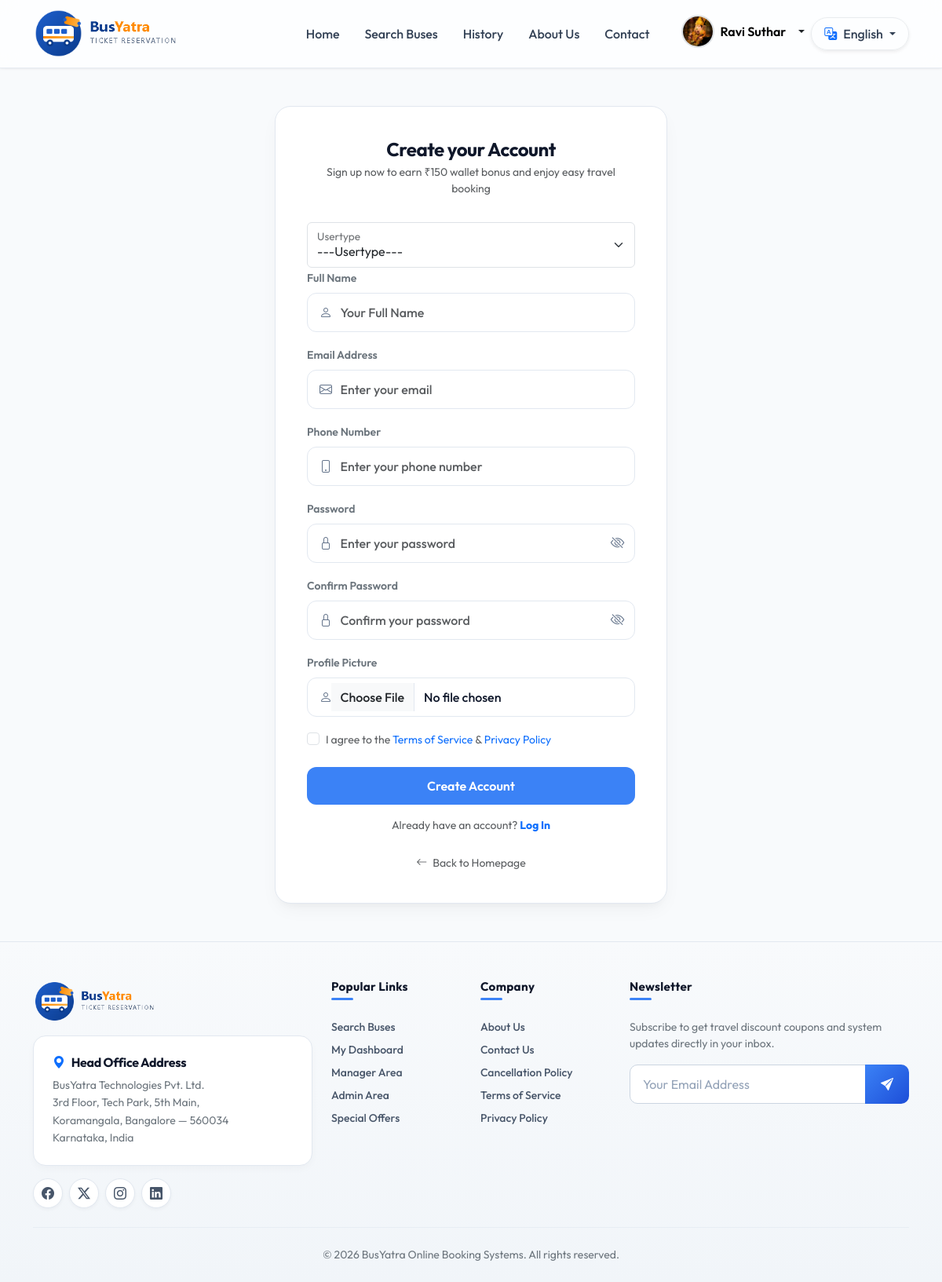
The page /register/ (signed in) on the database its author committed.
### Bus/models.py (models this page shows, shortened)
class User(models.Model):
    name = models.CharField(max_length=100)
    email = models.EmailField(unique=True)
    phone = models.CharField(max_length=15, unique=True)
    password = models.CharField(max_length=100)
    profile =models.ImageField(default='', upload_to='profile/')
    usertype = models.CharField(max_length=20, default="customer")

### Bus/views.py (the view, shortened to what this page needs)
# urls.py: path('register/', views.register, name='register'),
def register(request):
    return render(request, "register.html")

### Bus/context_processors.py (called while the page is built)
def login_user(request):
    email = request.session.get('email')
    if email:
        try:
            user = User.objects.get(email=email)
            return {'login_user': user}
        except User.DoesNotExist:
            pass
    return {'login_user': None}

### Bus/templates/register.html (shortened to what this page needs)
{% extends 'base.html' %}
{% load static %}
{% block content %}
<main class="flex-grow-1 d-flex align-items-center justify-content-center py-5">
    <div class="auth-card" style="max-width: 500px;">
        <div class="auth-header text-center">
            <h4 class="text-navy-dark mb-1">Create your Account</h4>
            <p class="text-muted small">Sign up now to earn ₹150 wallet bonus and enjoy easy travel booking</p>
        </div>
        <form method="POST" action="{% url 'register' %}" id="registerForm" enctype="multipart/form-data">
            <div class="col-md-12">
                <div class="form-floating">
                    <select class="form-select" id="usertype" name="usertype" aria-label="Usertype">
                        <option value="usertype" hidden>---Usertype---</option>
                    </select>
                    <label for="usertype">Usertype</label>
                </div>
            </div>
            <div class="mb-3">
                <label for="fullName" class="form-label fw-semibold text-secondary small">Full Name</label>
                <div class="input-group-custom">
                    <input type="text" class="form-control" id="fullName" name="name" placeholder="Your Full Name"
                        required>
                </div>
            </div>
            <div class="mb-3">
                <label for="email" class="form-label fw-semibold text-secondary small">Email Address</label>
                <div class="input-group-custom">
                    <input type="email" class="form-control" id="email" name="email" placeholder="Enter your email"
                        required>
                </div>
            </div>
            <div class="mb-3">
                <label for="phoneNumber" class="form-label fw-semibold text-secondary small">Phone Number</label>
                <div class="input-group-custom">
                    <input type="tel" class="form-control" id="phoneNumber" name="mobile"
                        placeholder="Enter your phone number" required>
                </div>
            </div>
            <div class="mb-3">
                <label for="password" class="form-label fw-semibold text-secondary small">Password</label>
                <div class="input-group-custom">
                    <input type="password" class="form-control" id="password" name="password"
                        placeholder="Enter your password" required>
                    <button type="button" class="password-toggle-btn" id="toggleRegisterPassword">
                        <i class="bi bi-eye-slash" id="toggleRegisterPasswordIcon"></i>
                    </button>
                </div>
            </div>
            <div class="mb-3">
                <label for="confirmPassword" class="form-label fw-semibold text-secondary small">Confirm Password</label>
                <div class="input-group-custom">
                    <input type="password" class="form-control" id="confirmPassword" name="confirm_password"
                        placeholder="Confirm your password" required>
                    <button type="button" class="password-toggle-btn" id="toggleRegisterConfirmPassword">
                        <i class="bi bi-eye-slash" id="toggleRegisterConfirmPasswordIcon"></i>
                    </button>
                </div>
            </div>
            <div class="mb-3">
                <label for="profile" class="form-label fw-semibold text-secondary small">Profile Picture</label>
                <div class="input-group-custom">
                    <input type="file" class="form-control" id="profile" name="profile">
                </div>
            </div>
            <div class="mb-4">
                <div class="form-check">
                    <input type="checkbox" class="form-check-input" id="termsCheck" required>
                    <label class="form-check-label text-muted small" for="termsCheck">
                        I agree to the <a href="#" class="text-primary text-decoration-none">Terms of Service</a> & <a
                            href="#" class="text-primary text-decoration-none">Privacy Policy</a>
                    </label>
                </div>
            </div>
            <button type="submit" class="btn btn-primary-custom w-100 py-2.5 fs-6 mb-3" id="signUpBtn">
                <span id="btnText">Create Account</span>
            </button>
            <p class="text-center text-muted small mb-0">
                Already have an account? <a href="{% url 'login' %}"
                    class="text-primary text-decoration-none fw-bold">Log In</a>
            </p>
        </form>
        <div class="text-center mt-4">
            <a href="{% url 'index' %}" class="text-muted text-decoration-none small"><i
                    class="bi bi-arrow-left me-1"></i> Back to Homepage</a>
        </div>
    </div>
</main>
{% endblock %}

### Bus/templates/base.html (shortened to what this page needs)
{% load static %}
<!DOCTYPE html>
<html lang="en">
<head>
    <link href="https://cdn.jsdelivr.net/npm/bootstrap@5.3.2/dist/css/bootstrap.min.css" rel="stylesheet">
    <link href="https://cdn.jsdelivr.net/npm/bootstrap-icons@1.11.2/font/bootstrap-icons.min.css" rel="stylesheet">
    <link rel="stylesheet" href="{% static 'assets/css/style.css' %}?v=1.2">
    <link rel="stylesheet" href="https://cdn.jsdelivr.net/npm/swiper@11/swiper-bundle.min.css" />
</head>
<body>
    <nav class="navbar navbar-expand-lg navbar-custom sticky-top">
        <div class="container">
            <a class="navbar-brand d-flex align-items-center" href="{% url 'index' %}">
                <img src="{% static 'assets/images/logo.png' %}" alt="BusYatra Logo" height="65">
            </a>
            <div class="collapse navbar-collapse" id="navbarNav">
                <ul class="navbar-nav ms-auto align-items-center">
                    <li class="nav-item">
                        <a class="nav-link" href="{% url 'index' %}">Home</a>
                    </li>
                    <li class="nav-item">
                        <a class="nav-link" href="{% url 'bus_list' %}">Search Buses</a>
                    </li>
                    <li class="nav-item">
                        <a class="nav-link" href="{% url 'my_orders' %}">History</a>
                    </li>
                    <li class="nav-item">
                        <a class="nav-link" href="{% url 'about' %}">About Us</a>
                    </li>
                    <li class="nav-item">
                        <a class="nav-link" href="{% url 'contact' %}">Contact</a>
                    </li>
                    <li class="nav-item ms-lg-3 mt-2 mt-lg-0 d-flex align-items-center gap-2" id="navUserArea">
                        {% if request.session.email %}
                        <div class="dropdown profile-dropdown">
                            {% if login_user and login_user.profile and login_user.profile.name %}
                            <a href="#"
                                class="dropdown-toggle ms-2 d-inline-flex align-items-center gap-2 text-dark text-decoration-none"
                                role="button" data-bs-toggle="dropdown" data-bs-offset="0,8" aria-expanded="false"
                                title="{{ login_user.name|default:request.session.name }}">
                                <img src="{{ login_user.profile.url }}" width="42" height="42"
                                    class="rounded-circle border border-2 object-fit-cover">
                                <span class="fw-semibold text-black notranslate" style="color: #000 !important;">{{ login_user.name|default:request.session.name }}</span>
                            </a>
                            {% endif %}
                        </div>
                        {% else %}
                        <a href="{% url 'login' %}" class="btn btn-outline-nav btn-sm">
                            <i class="bi bi-box-arrow-in-right me-1"></i>Login
                        </a>
                        {% endif %}
                    </li>
                    <li class="nav-item dropdown ms-lg-2 mt-2 mt-lg-0">
                        <a class="nav-link dropdown-toggle d-inline-flex align-items-center gap-1 bg-white border border-light-subtle rounded-pill px-3 py-1 shadow-sm text-dark fw-medium"
                            href="#" role="button" id="languageDropdown" data-bs-toggle="dropdown"
                            aria-expanded="false">
                            <i class="bi bi-translate text-primary me-1 fs-6"></i>
                            <span id="selectedLanguageText">English</span>
                        </a>
                    </li>
                </ul>
            </div>
        </div>
    </nav>
    {% block content %}
    {% endblock %}
    <footer class="footer-custom pt-5 pb-4">
        <div class="container">
            <div class="row gy-4">
                <div class="col-md-4">
                    <a class="d-inline-block mb-3" href="{% url 'index' %}">
                        <img src="{% static 'assets/images/logo.png' %}" alt="BusYatra Logo" height="55">
                    </a>
                    <div class="footer-card p-4 mb-3">
                        <h6 class="fw-bold text-navy-dark mb-2 d-flex align-items-center">
                            <i class="bi bi-geo-alt-fill me-2 text-primary"></i>Head Office Address
                        </h6>
                        <p class="small mb-0 text-secondary" style="line-height: 1.6;">
                            BusYatra Technologies Pvt. Ltd.<br>
                            3rd Floor, Tech Park, 5th Main,<br>
                            Koramangala, Bangalore — 560034<br>
                            Karnataka, India
                        </p>
                    </div>
                    <div class="d-flex gap-2">
                        <a href="#" class="footer-social-icon" aria-label="Facebook"><i class="bi bi-facebook"></i></a>
                        <a href="#" class="footer-social-icon" aria-label="Twitter"><i class="bi bi-twitter-x"></i></a>
                        <a href="#" class="footer-social-icon" aria-label="Instagram"><i
                                class="bi bi-instagram"></i></a>
                        <a href="#" class="footer-social-icon" aria-label="LinkedIn"><i class="bi bi-linkedin"></i></a>
                    </div>
                </div>
                <div class="col-md-2 col-6">
                    <h6 class="footer-heading mb-4">Popular Links</h6>
                    <ul class="list-unstyled small mb-0">
                        <li class="mb-2"><a href="{% url 'bus_list' %}" class="text-decoration-none">Search Buses</a>
                        </li>
                        <li class="mb-2"><a href="{% url 'user_dashboard' %}" class="text-decoration-none">My
                                Dashboard</a></li>
                        <li class="mb-2"><a href="{% url 'manager_dashboard' %}" class="text-decoration-none">Manager
                                Area</a></li>
                        <li class="mb-2"><a href="{% url 'admin_dashboard' %}" class="text-decoration-none">Admin
                                Area</a></li>
                        <li class="mb-2"><a href="#" class="text-decoration-none">Special Offers</a></li>
                    </ul>
                </div>
                <div class="col-md-2 col-6">
                    <h6 class="footer-heading mb-4">Company</h6>
                    <ul class="list-unstyled small mb-0">
                        <li class="mb-2"><a href="{% url 'about' %}" class="text-decoration-none">About Us</a></li>
                        <li class="mb-2"><a href="{% url 'contact' %}" class="text-decoration-none">Contact Us</a></li>
                        <li class="mb-2"><a href="#" class="text-decoration-none">Cancellation Policy</a></li>
                        <li class="mb-2"><a href="#" class="text-decoration-none">Terms of Service</a></li>
                        <li class="mb-2"><a href="#" class="text-decoration-none">Privacy Policy</a></li>
                    </ul>
                </div>
                <div class="col-md-4">
                    <h6 class="footer-heading mb-4">Newsletter</h6>
                    <p class="small mb-3 text-secondary">Subscribe to get travel discount coupons and system updates
                        directly in your inbox.</p>
                    <div class="input-group">
                        <input type="email" class="form-control" placeholder="Your Email Address"
                            aria-label="Your Email Address">
                        <button class="btn btn-subscribe" type="button" aria-label="Subscribe">
                            <i class="bi bi-send-fill"></i>
                        </button>
                    </div>
                </div>
            </div>
            <hr class="my-4">
            <div class="row align-items-center">
                <div class="col-md-12 text-center small text-secondary">
                    &copy; 2026 BusYatra Online Booking Systems. All rights reserved.
                </div>
            </div>
        </div>
    </footer>
</body>
</html>

### rows shown on the page
User: profile (picture), name "Ravi Suthar"
